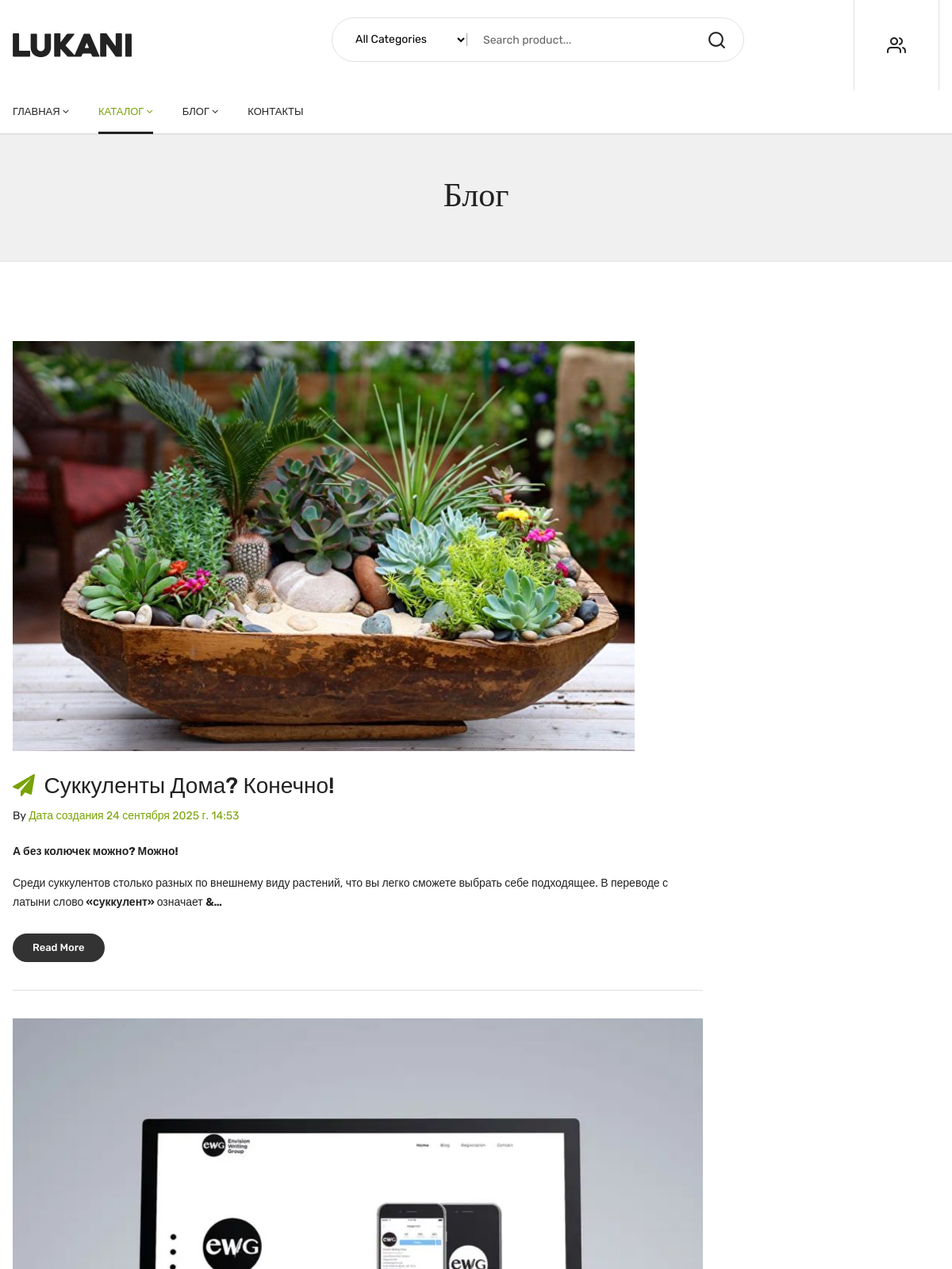
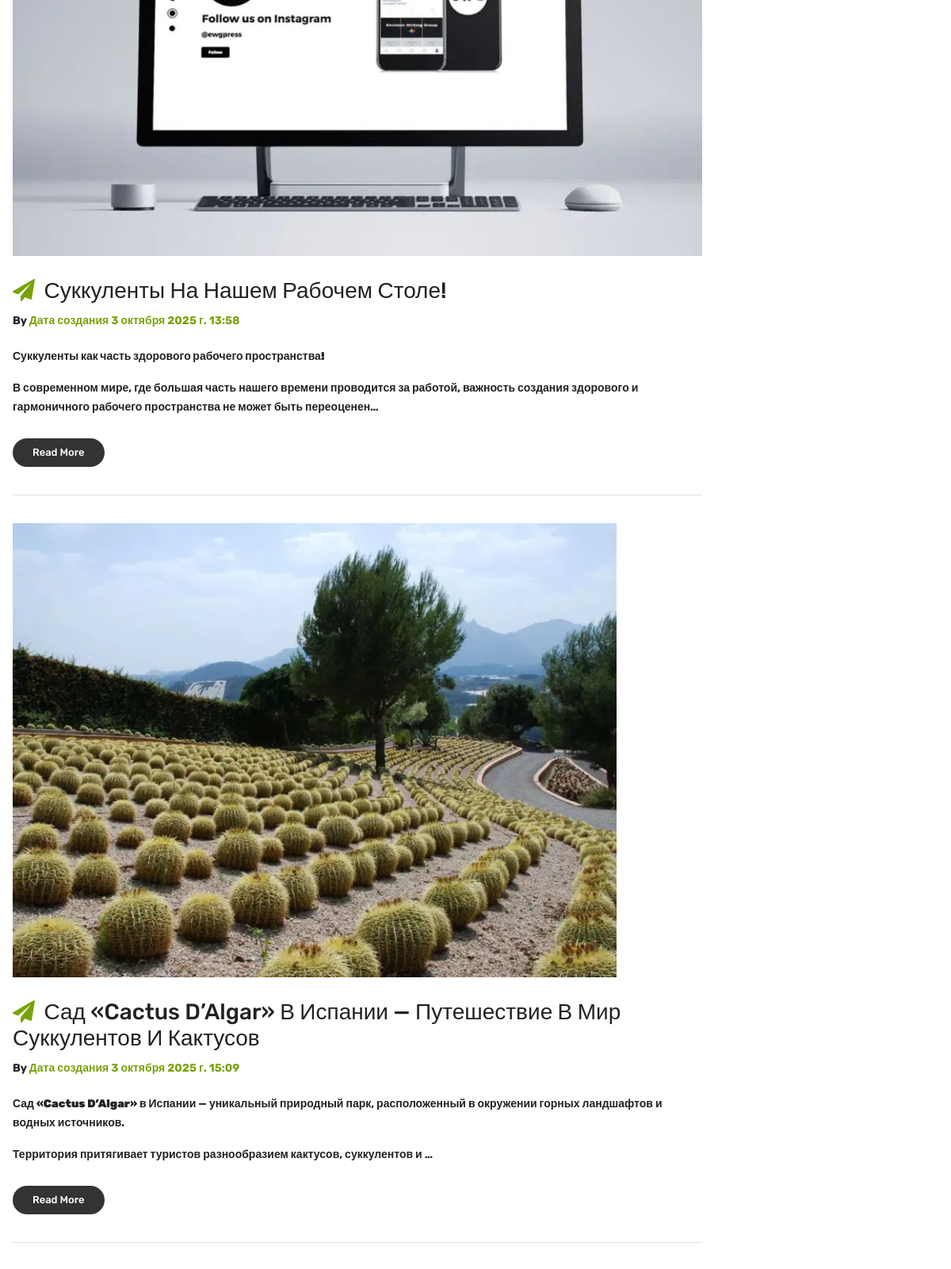
Page /blog/posts/ (upper part) on the committed database (2 pictures, top to bottom).
### blog/models.py (models this page shows, shortened)
class Posts(models.Model):
    title = models.CharField(max_length=100)
    content = models.TextField(null=True,blank=True)
    image = models.ImageField(null=True,blank=True,upload_to='projects/%Y/%m/%d/')
    created = models.DateTimeField(auto_now_add=True)

### blog/views.py (the view)
# urls.py: path('posts/', views.posts, name='menu.posts'),
def posts(request):
    posts = Posts.objects.all()
    context = {'posts':posts}
    return render(request, 'blog/blog_post.html', context)

### blog/templates/blog/blog_post.html (shortened to what this page needs)
{% extends 'menu/index.html' %}
{% load static %}
{% block content %}
        <div class="main_header">
            <div class="header_middle">
                <div class="container">
                    <div class="row align-items-center">
                        <div class="col-lg-3 col-md-3 col-4">
                            <div class="logo">
                                <a href="{% url 'menu.index' %}"><img src="{% static 'img/logo/logo.png' %}" alt=""></a>
                            </div>
                        </div>
                        <div class="col-lg-9 col-md-6 col-6">
                            <div class="header_right_info">
                                <div class="search_container">
                                    <form action="#">
                                        <div class="hover_category">
                                            <select class="select_option" name="select" id="categori1">
                                                <option selected value="1">All Categories</option>
                                            </select>
                                        </div>
                                        <div class="search_box">
                                            <input placeholder="Search product..." type="text">
                                            <button type="submit"><i class="icon-search"></i></button>
                                        </div>
                                    </form>
                                </div>
                                <div class="header_account_area">
                                    <div class="header_account-list top_links">
                                        <a href="{% url 'register' %}"><i class="icon-users"></i></a>
                                    </div>
                                </div>
                            </div>
                        </div>
                    </div>
                </div>
                <div class="header_bottom sticky-header">
                    <div class="container">
                        <div class="row align-items-center">
                            <div class="col-lg-6">
                                <div class="main_menu menu_position">
                                    <nav>
                                        <ul>
                                            <li>
                                                <a href="{% url 'menu.index' %}">Главная<i class="fa fa-angle-down"></i></a>
                                            </li>
                                            <li class="mega_items">
                                                <a class="active" href="{% url 'menu.catalog' %}">Каталог<i
                                                        class="fa fa-angle-down"></i>
                                                </a>
                                            </li>
                                            <li><a href="{% url 'menu.posts' %}">Блог<i
                                                    class="fa fa-angle-down"></i></a>
                                            </li>
                                            <li><a href="contact.html"> Контакты </a></li>
                                        </ul>
                                    </nav>
                                </div>
                            </div>
                        </div>
                    </div>
                </div>
            </div>
    <div class="breadcrumbs_area">
        <div class="container">
            <div class="row">
                <div class="col-12">
                    <div class="breadcrumb_content">
                        <h3>Блог</h3>
                    </div>
                </div>
            </div>
        </div>
    </div>
    <div class="blog_page_section blog_fullwidth mt-100">
        <div class="container">
            <div class="row">
                <div class="col-lg-9 col-md-12">
                    <div class="blog_wrapper">
                        {% for post in posts %}
                            <article class="single_blog">
                                <figure>
                                    <div class="blog_thumb">
                                        {% if post.image %}
                                            <a href="{% url 'post_detail' pk=post.pk %}"><img src="{{ post.image.url }}"
                                                                                              alt=""></a>
                                        {% else %}
                                            <img src="{% static 'img/default.jpg' %}" alt="Нет изображения">
                                        {% endif %}
                                    </div>
                                    <figcaption class="blog_content">
                                        <h4 class="post_title">
                                            <a href="{% url 'post_detail' pk=post.pk %}"><i
                                                    class="fa fa-paper-plane"></i>
                                                {{ post.title }}
                                            </a>
                                        </h4>
                                        <div class="blog_meta">
                                            <p>By <a href="#">Дата создания</a> <a>{{ post.created }}</a></p>
                                        </div>
                                        <p class="post_desc">{{ post.content|safe|truncatechars:250 }}</p>
                                        <footer class="btn_more">
                                            <a href="blog-details.html"> Read more</a>
                                        </footer>
                                    </figcaption>
                                </figure>
                            </article>
                        {% endfor %}
                    </div>
                </div>
{% endblock %}

### menu/static/css/plugins.css (style rules this page uses)
[class^="icon-"], [class*=" icon-"] { font-family: 'plaza-icon' !important; speak: none; font-style: normal; font-weight: normal; font-variant: normal; text-transform: none; line-height: 1; -webkit-font-smoothing: antialiased; -moz-osx-font-smoothing: grayscale; }
.icon-search:before { content: "\e9c1"; }
.icon-users:before { content: "\e9f6"; }

### rows in the picture
Posts: image (picture), title "Суккуленты Дома? Конечно!", created "24 сентября 2025 г. 14:53", content "А без колючек можно? Можно! Среди суккулентов столько разных по внешнему виду растений, что вы легко сможете выбрать себе подходящее. В переводе с латыни слово «суккулент» означает &…"
Posts: title "Суккуленты На Нашем Рабочем Столе!", created "3 октября 2025 г. 13:58", content "Суккуленты как часть здорового рабочего пространства! В современном мире, где большая часть нашего времени проводится за работой, важность создания здорового и гармоничного рабочего пространства не может быть переоценен…"
Posts: image (picture), title "Сад «Cactus D’Algar» В Испании — Путешествие В Мир Суккулентов И Кактусов", created "3 октября 2025 г. 15:09", content "Сад «Cactus D’Algar» в Испании — уникальный природный парк, расположенный в окружении горных ландшафтов и водных источников. Территория притягивает туристов разнообразием кактусов, суккулентов и …"
